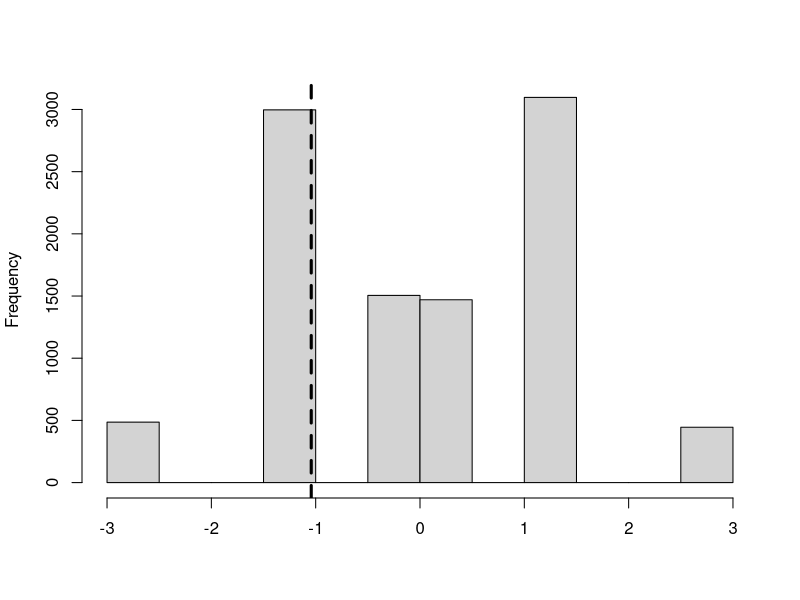
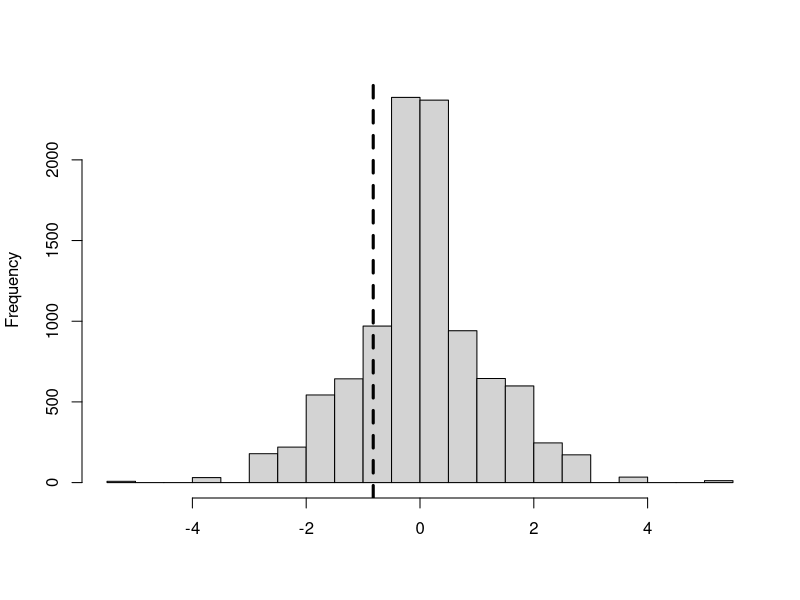
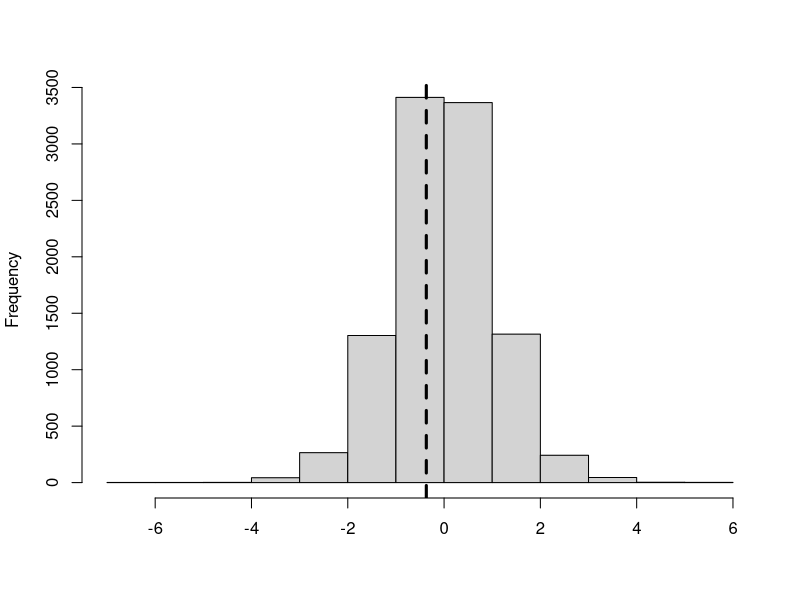

Write the R code that produced these figures, in order.
## ---- chunk 1
#Load packages
library(knitr)
library(kableExtra)
library(tidyverse)
## ---- chunk 2
problem_1 = data.frame(
  Block.Age = c(rep(1,6), rep(2,6)),
  Unit = c(1:12),
  Y0 = c(NA, 99, NA, 97, 102, NA, NA, NA, 100, 99, 97, NA),
  Y1 = c(97, NA, 97, NA, NA, 99, 97, 98, NA, NA, NA, 101),
  W = c(1,0,1,0,0,1,1,1,0,0,0,1),
  y = c(97,99,97,97,102,99,97,98,100,99,97,101)
)

problem_1 %>%
    kable("html", align = 'clc', caption = 'Problem 1 table') %>%
      column_spec(1:2, bold = T, border_right = T) %>%
      column_spec(4:5, border_right = T) %>%
      row_spec(0, extra_css = "border-bottom: 1px solid;") %>% 
      row_spec(6, extra_css = "border-bottom: 1px solid;") %>% 
      kable_styling(full_width = T)
## ---- chunk 3
set.seed(123)
p1_b1 = subset(problem_1, Block.Age == 1)

#Using code from class
Nbytwo <- function(y,w) {
  N = length(y)
  Ypot = matrix(numeric(N*2), ncol=2)
  for (i in 1:N) {
    if (w[i]==1) {
      Ypot[i,1] = NA
      Ypot[i,2] = y[i]
    } 
    else {
      Ypot[i,1] = y[i]
      Ypot[i,2] = NA
    }
  }
  return(Ypot)        
}

TUNEQUALCOMPUTE = function(y,w, taustar=0) {
  # Computes t statistic with unequal variances
  N = length(y)
  N1 = sum(w)
  N0 = N - N1
  tauhat = mean(y[w==1]) - mean(y[w==0])
  s0sq = var(y[w==0])
  s1sq = var(y[w==1])
  Tobs = (tauhat - taustar) / sqrt(s0sq/N0+s1sq/N1)
  return(Tobs)
}

TEQUALCOMPUTE = function(y,w, taustar=0) {
  # Computes t statistic with equal (pooled) variances
  N = length(y)
  N1 = sum(w)
  N0 = N - N1
  tauhat = mean(y[w==1]) - mean(y[w==0])
  s0sq = var(y[w==0])
  s1sq = var(y[w==1])
  ssq_pooled = ((N0-1)*s0sq + (N1-1)*s1sq)/(N0 + N1 -2)
  Tobs = (tauhat - taustar) / sqrt(ssq_pooled*(1/N0+1/N1))
  return(Tobs)
}

imputeundersharpnull = function(Y,taustar=0){
  N = dim(Y)[1]
  for (i in 1:N) {
    if (is.na(Y[i,1])) Y[i,1] = Y[i,2]-taustar
    else Y[i,2] = Y[i,1]+taustar           
  }
  return(Y)
}

FISHER_TEST = function(y,w, taustar, ITER, tunequal=TRUE, show_hist=TRUE) {
  # Tests sharp null H0:tau_i=taustar against tau_i>taustar
  N = length(y) # Number of units
  Ypot = Nbytwo(y,w)
  if (tunequal==TRUE) Tobs = TUNEQUALCOMPUTE(y,w, taustar) # Calculate observed value of statistic
  else Tobs = TUNEQUALCOMPUTE(y,w, taustar)
  Yimp = imputeundersharpnull(Ypot, taustar) # Create imputed matrix of potential outcomes
  Tarray = NULL
  for (i in 1:ITER) {
    wnew = sample(w) # this command randomly permutes the sequence x
    ynew = numeric(N)
    for (i in 1:N) ynew[i]=Yimp[i,wnew[i]+1]
    if (tunequal==TRUE) Tnew = TUNEQUALCOMPUTE(ynew,wnew, taustar)
    else Tnew = TEQUALCOMPUTE(ynew,wnew, taustar)
    Tarray = c(Tarray, Tnew)
  } 
  if (show_hist==TRUE) {
    hist(Tarray, main=NULL, xlab=NULL)
    abline(v=Tobs, lty=2, lwd=3.0)
  }
  # Calculate p-value for two-sided alternative
  pval_twosided = sum(abs(Tarray) >= abs(Tobs))/ITER
  return(cat("p =", pval_twosided))
}

FISHER_TEST(p1_b1$y, p1_b1$W, 0, 10000)
## ---- chunk 4
set.seed(123)
print(var(problem_1$Y0, na.rm = TRUE))
print(var(problem_1$Y1, na.rm = TRUE))

FISHER_TEST(problem_1$y, problem_1$W, 0, 10000)
## ---- chunk 5
set.seed(123)
p1_b2 = subset(problem_1, Block.Age == 2)

#using code from class
Neymanian_inference = function(y,w, alpha){
  N = length(y)
  N1 = sum(w)
  N0 = N - N1
  tauhat = mean(y[w==1]) - mean(y[w==0])
  s0sq = var(y[w==0])
  s1sq = var(y[w==1])
  
  Tobs = TUNEQUALCOMPUTE(y,w)
  pval_minus = pnorm(Tobs)
  pval_plus = 1 - pval_minus
  pval_twosided = 2*(1 - pnorm(Tobs))

  LL <- Tobs - qnorm(1-alpha/2)*sqrt(s0sq/N0 + s1sq/N1)
  UL <- Tobs + qnorm(1-alpha/2)*sqrt(s0sq/N0 + s1sq/N1)

  return(list(Tobs=Tobs, 
            pvalues=c(pval_plus,pval_minus,
            pval_twosided),CI=c(LL,UL)))
}

#modifying code from class
Neymanian_inference_blocks = function(yb1,yb2,wb1, wb2, alpha){
  Nb1 = length(yb1)
  Nb2 = length(yb2)
  N1b1 = sum(wb1)
  N0b1 = Nb1 - N1b1
  N1b2 = sum(wb2)
  N0b2 = Nb2 - N1b2
  
  tauhatb1 = mean(yb1[wb1==1]) - mean(yb1[wb1==0]) 
  tauhatb2 = mean(yb2[wb2==1]) - mean(yb2[wb2==0])
  taudiff = tauhatb1 - tauhatb2
  
  s0sqb1 = var(yb1[wb1==0])
  s1sqb1 = var(yb1[wb1==1])
  s0sqb2 = var(yb2[wb2==0])
  s1sqb2 = var(yb2[wb2==1])
  vardiff = s0sqb1/N0b1 + s1sqb1/N1b1 + s0sqb2/N0b2 + s0sqb2/N0b2
  
  Tobs = taudiff / sqrt(vardiff)
  pval_minus = pnorm(Tobs)
  pval_plus = 1 - pval_minus
  pval_twosided = 2*(1 - pnorm(Tobs))

  LL <- Tobs - qnorm(1-alpha/2)*sqrt(vardiff)
  UL <- Tobs + qnorm(1-alpha/2)*sqrt(vardiff)

  return(list(Tobs=Tobs, 
            pvalues=c(pval_plus,pval_minus,
            pval_twosided),CI=c(LL,UL)))
}

b2_ci = Neymanian_inference(p1_b2$y, p1_b2$W, 0.05)$CI
cat("The 95% confidence interval for the average treatment effect within Block 2 is (", b2_ci[1],", ",b2_ci[2], ").", sep='' )
bdiff_ci = Neymanian_inference_blocks(p1_b1$y, p1_b2$y, p1_b1$W,  p1_b2$W, 0.05)$CI
cat("The 95% confidence interval for the difference of the average treatment effects within Block 1 and Block 2 is (", bdiff_ci[1],", ",bdiff_ci[2], ").", sep='' )
## ---- chunk 6
problem_2 = data.frame(
  Group = c(1,1,2,2,3,3,4,4,5,5,6,6,7,7,8,8,9,9,10,10),
  Diet = rep(c("A","B"),5),
  y = c(13.2,14.0,8.2,8.8,10.9,11.2,14.3,14.2,10.7,11.8,6.6,6.4,9.5,9.8,10.8,11.3,8.8,9.3,13.3,13.6)
)

problem_2 %>%
    kable("html", align = 'clc', caption = 'Problem 2 table') %>%
      column_spec(1, bold = T, border_right = T) %>%
      column_spec(2, border_right = T) %>%
      row_spec(0, extra_css = "border-bottom: 1px solid;") %>% 
      row_spec(c(2,4,6,8,10,12,14,16,18), extra_css = "border-bottom: 1px solid;") %>% 
      kable_styling(full_width = T)
## ---- chunk 7
problem_2_p4 = data.frame(
  Group = c(1,1,2,2,3,3,4,4,5,5,6,6,7,7,8,8,9,9,10,10),
  Diet = rep(c("A","B"),5),
  Y0 = c(NA,14.0,NA,8.8,NA,11.2,NA,14.2,NA,11.8,NA,6.4,NA,9.8,NA,11.3,NA,9.3,NA,13.6),
  Y1 = c(13.2,NA,8.2,NA,10.9,NA,14.3,NA,10.7,NA,6.6,NA,9.5,NA,10.8,NA,8.8,NA,13.3,NA),
  W = rep(c(1,0),5),
  y = c(13.2,14.0,8.2,8.8,10.9,11.2,14.3,14.2,10.7,11.8,6.6,6.4,9.5,9.8,10.8,11.3,8.8,9.3,13.3,13.6)
)

problem_2_p4 %>%
    kable("html", align = 'clc', caption = 'Problem 2 table, with observed and missing potential outcomes and observed assignment vector') %>%
      column_spec(1, bold = T, border_right = T) %>%
      column_spec(c(2,4,5), border_right = T) %>%
      row_spec(0, extra_css = "border-bottom: 1px solid;") %>% 
      row_spec(c(2,4,6,8,10,12,14,16,18), extra_css = "border-bottom: 1px solid;") %>% 
      kable_styling(full_width = T)
## ---- chunk 8
set.seed(123)
print(var(problem_2_p4$Y0, na.rm = TRUE))
print(var(problem_2_p4$Y1, na.rm = TRUE))
#See Problem 1, part a) for function
#parameter tunequal is set to FALSE, so T_{avg-eqvar} is used
FISHER_TEST(problem_2_p4$y, problem_2_p4$W, 0, 10000, FALSE)
## ---- chunk 9
#See Problem 1, part c) for function
problem_2_ci = Neymanian_inference(problem_2_p4$y, problem_2_p4$W, 0.05)$CI
cat("The 95% confidence interval for the average causal effect is (", problem_2_ci[1],", ",problem_2_ci[2], ").", sep='' )
